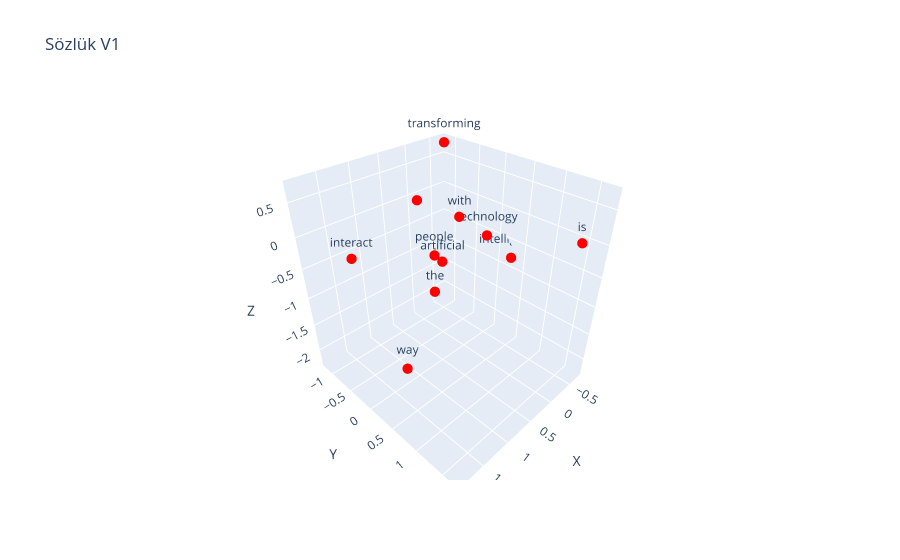

The cell this chart's notebook holds for it:
### Code cell
sentences = [
    {
        "words" : meanings.detach().numpy(),
        "labels" : tokenizer.tokenize(sentence),
        "color": "red",
    }
]
plot_dots(sentences,"Sözlük V1")

### Figure 1 — Plotly figure (JSON) as saved in the notebook; plotly's stock layout.template omitted (floating-point values rounded to 4 significant figures)
{"data": [{"hoverinfo": "text", "marker": {"color": "red", "size": 6}, "mode": "markers+text", "text": ["artificial", " ", "is", " ", "intelligence", " ", "is", " ", "transforming", " ", "the", " ", "way", " ", "people", " ", "the", " ", "interact", " ", "with", " ", "technology"], "type": "scatter3d", "x": [-0.1002, -0.1056, -0.2223, -0.1056, -0.7121, -0.1056, -0.2223, -0.1056, -0.697, -0.1056, 0.8657, -0.1056, 1.102, -0.1056, 0.06116, -0.1056, 0.8657, -0.1056, 1.879, -0.1056, 0.1991, -0.1056, -0.111], "y": [-0.6092, -1.18, 1.687, -1.18, 0.3037, -1.18, 1.687, -1.18, -1.161, -1.18, 0.2444, -1.18, -0.1759, -1.18, -0.6177, -1.18, 0.2444, -1.18, -0.07213, -1.18, 0.0457, -1.18, 0.2927], "z": [-0.9798, -0.09078, 0.2284, -0.09078, -0.7773, -0.09078, 0.2284, -0.09078, 0.6995, -0.09078, -0.6629, -0.09078, -2.246, -0.09078, -0.7981, -0.09078, -0.6629, -0.09078, 0.1578, -0.09078, 0.153, -0.09078, -0.1578]}], "layout": {"scene": {"xaxis": {"title": {"text": "X"}}, "yaxis": {"title": {"text": "Y"}}, "zaxis": {"title": {"text": "Z"}}}, "title": {"text": "Sözlük V1"}}}
